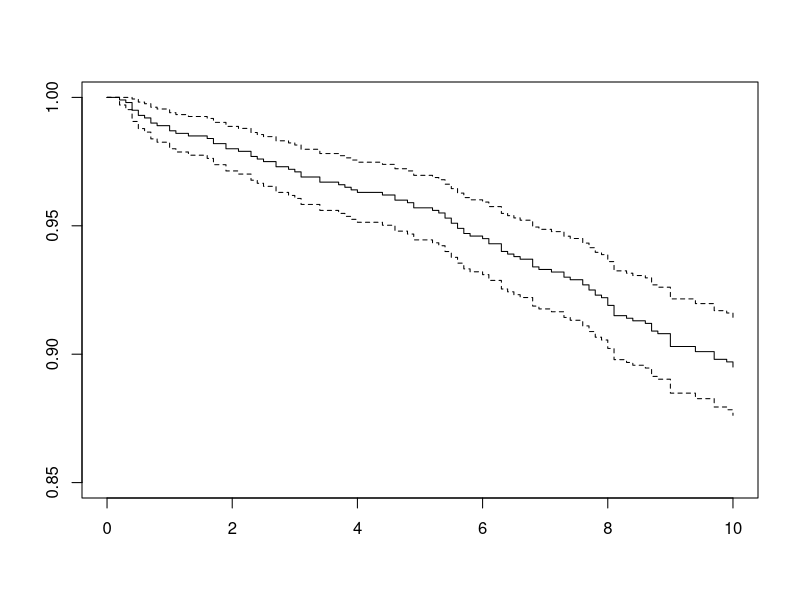
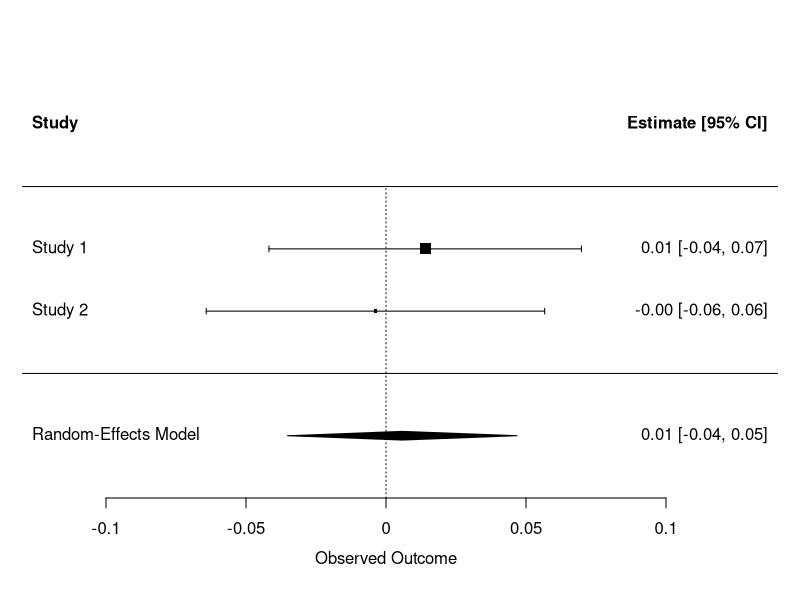

Reproduce these figures in R, in order.
###################################################################
## Regression in R                                               ##
##                                                               ##
## James Staley                                                  ##
## University of Bristol                                         ##
## Email: js16174@bristol.ac.uk                                  ##
###################################################################

## Working directory
setwd("E:/UoB/Presentations/R 18-04-16")

## Read data
data<-read.csv("data.csv")
data[1:5,]

## Summarise data
summary(data$bmi)
summary(data[,c("age", "bmi")]) 

## Simple linear regression
model <- lm(bmi~age, data=data)
summary(model)

## Multiple linear regression
model <- lm(bmi~age+sex, data=data)
summary(model)
names(summary(model))
coef <- summary(model)$coefficients

## Generalised linear models: linear regression
model <- glm(bmi~age, data=data, family=gaussian)
summary(model)

## Generalised linear models: logistic regression
model <- glm(disease~age, data=data, family=binomial)
summary(model)

## Survival analysis
library(survival)
km <- survfit(Surv(time, disease) ~ 1, data=data)
plot(km, ylim=c(0.85,1))
model <- coxph(Surv(time, disease) ~ age, data=data)
summary(model)

## Meta-analysis
model1 <- lm(bmi~age, data=data[data$cohort==0,])
model2 <- lm(bmi~age, data=data[data$cohort==1,])
beta1 <- summary(model1)$coefficients[2,1]
beta2 <- summary(model2)$coefficients[2,1]
beta <- c(beta1, beta2)
se1 <- summary(model1)$coefficients[2,2]
se2 <- summary(model2)$coefficients[2,2]
se <- c(se1, se2)
library(metafor)
model <- rma(yi=beta, sei=se, method="DL")
summary(model)
forest(model)
